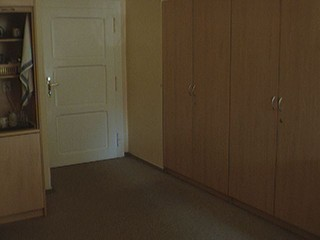
//> input picture Office/1.jpg, 320 x 240 px; its folder holds 4 pictures in this run
$ ./src   (built with g++ and OpenCV 4)
//> lines starting //> are read from the running program, lines starting //| are printed output that depends on the picture
#include <iostream>
#include <fstream>
#include <opencv2/opencv.hpp>
#include <filesystem>
#include <algorithm>
#include <numeric>

/// A function to compare two numerical filenames so we can sort them
bool CompareFilepaths(std::filesystem::path a, std::filesystem::path b){
    return std::stoi(a.filename().string()) < std::stoi(b.filename().string());
}


/// Reads images in `folder` and returns them in a vector
std::vector<cv::Mat> ReadImages(std::string folder){
    // Read images from the folder
    std::vector<cv::Mat> images;
    std::vector<std::filesystem::path> entries;

    // Sort the files by numerical order.
    for(const auto &entry : std::filesystem::directory_iterator(folder)){
        entries.push_back(entry.path());
        sort(entries.begin(), entries.end(), CompareFilepaths);
    }

    // Read in an order
    for(const auto &entry : entries){
        cv::Mat image = cv::imread(entry.string());
        cv::cvtColor(image, image, cv::COLOR_BGR2GRAY);
        images.push_back(image);
    }
    return images;
}

// Writes the output to a video file
void VideoFileWriter(std::vector<cv::Mat>& input, std::vector<cv::Mat>& output)
{

    std::string filename =  "output.avi";
    cv::VideoWriter writer(filename, cv::VideoWriter::fourcc('M', 'J', 'P', 'G'), 25.0, cv::Size(2*output[0].cols,output[0].rows), false);
    // check if writer object was initialized successfully.
    if (!writer.isOpened()) {
        std::cerr << "Could not open the output video file for write\n";
    }
    std::cout << "Writing videofile: " << filename << std::endl
        << "Press any key to terminate" << std::endl;
    cv::Mat frame;
    for (int i = 0; i < output.size(); i++)
    {
        // Horizontal concatenation
        cv::hconcat(input[i], output[i], output[i]);
        cv::imshow("Output", output[i]);
        writer.write(output[i]);
        // Show live and wait for a key with timeout long enough to show images
        if (cv::waitKey(25) >= 0)
            break;
    }
}


/// Returns a set of masks that indicate thresholded temporal gradients
std::vector<cv::Mat> TemporalGradientSimple(std::vector<cv::Mat> images){
    // Convert to find temporal gradient mask
    std::vector<cv::Mat> temporal_gradient_mask;
    for (int i = 0; i < images.size() - 1; i++){
        cv::Mat temp_grad;
        cv::absdiff(images[i], images[i+1], temp_grad);
        temporal_gradient_mask.push_back(temp_grad);
    }
    return temporal_gradient_mask;
}

/// Returns a set of masks that indicate thresholded temporal gradients using a 1x3 filter
// [44 lines left out: functions TemporalGradientFilter, TemporalGradientDoG, not called in this run]

void Threshold(std::vector<cv::Mat> images, uint8_t thresh){
    for(auto& v : images){
        // Thresholding
        cv::threshold(v, v, thresh, 255, cv::THRESH_BINARY);
    }
}

// Smoothing filters for images based on the selected filter.
void SmoothingFilters(std::vector<cv::Mat>& images, float ssigma, int filter)
{

    if(filter == 1)
    {
        // Apply box filter:
        for (int i = 0; i < images.size(); i++){
            cv::blur(images[i], images[i], cv::Size(3,3));
        }
    }
    else if(filter == 2)
    {
        // Apply Gaussian filter:
        for (int i = 0; i < images.size(); i++){
            cv::GaussianBlur(images[i], images[i], cv::Size(0,0), ssigma);
        }
    }
}

void evaluateImages(std::vector<cv::Mat>& images, std::vector<double>&  means, std::vector<double>& stdevs)
{
    std::cout << "Evaluating noise in images..." << std::endl;
    cv::Scalar mean, std;
    for(const auto image : images)
    {
        cv::meanStdDev(image, mean, std);
        means.push_back(mean[0]);
        stdevs.push_back(std[0]);
    }
}

/// main
int main(int argc, char** argv)
{
    int dataset;
    int filtering;
    float tsigma;
    float ssigma;
    bool videoWriter;
    bool imageSeq;
    bool applySmoothing;
    int smoothing;

    std::vector<cv::Mat> images;
    // Take in user input for dataset and filtering
    std::cout << "Enter dataset option (1:Office/2:RedChair): ";
    std::cin >> dataset;
//> the answer given: 1
    std::cout << "Enter filtering option (1:Simple/2:GradientFilter/3:GradientDoG): ";
    std::cin >> filtering;
//> the answer given: 1
    std::cout << "Write to video file? (0/1): ";
    std::cin >> videoWriter;
//> the answer given: 1
    if(!videoWriter){
        std::cout << "Write to image sequence? (0/1): ";
        std::cin >> imageSeq;
    }
    std::cout << "Apply smoothing? (0/1): ";
    std::cin >> applySmoothing;
//> the answer given: 1
    if (applySmoothing)
    {
        std::cout << "Enter smoothing option (1:Box/2:Gaussian): ";
        std::cin >> smoothing;
//> the answer given: 1
        if (smoothing == 2)
        {
            std::cout << "Enter ssigma value: ";
            std::cin >> ssigma;
        }
    }

    // Read in images
    std::cout << "\n Reading images..." << std::endl;
    if (dataset == 1)
    {
        images = ReadImages("Office");
//> in ReadImages, image is the input picture: 240 rows x 320 cols, CV_8UC3; mean B, G, R 42.4, 61.8, 76
//> in ReadImages, `cv::cvtColor(image, image, cv::COLOR_BGR2GRAY);`:
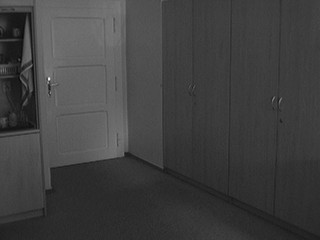
//> image: 240 rows x 320 cols, CV_8UC1; min 7, max 239, mean 63.8
//> pass 2 of the loop in ReadImages, `for(const auto &entry : entries)`:
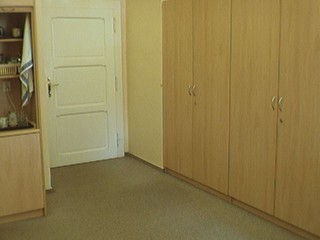
//> input picture Office/1017.jpg, 320 x 240 px
//> in ReadImages, image is the input picture: 240 rows x 320 cols, CV_8UC3; mean B, G, R 77.4, 126.1, 142.3
//> in ReadImages, `cv::cvtColor(image, image, cv::COLOR_BGR2GRAY);`:
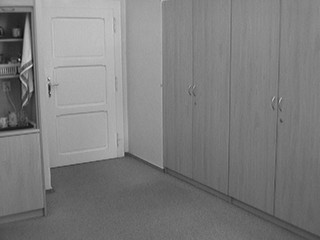
//> image: 240 rows x 320 cols, CV_8UC1; min 12, max 216, mean 125.4
//> pass 3 of the loop in ReadImages, `for(const auto &entry : entries)`:
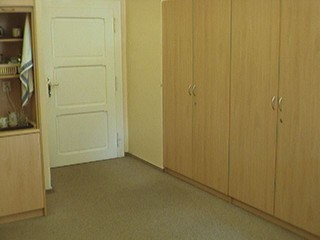
//> input picture Office/1027.jpg, 320 x 240 px
//> in ReadImages, image is the input picture: 240 rows x 320 cols, CV_8UC3; mean B, G, R 77.4, 126.4, 142.5
//> in ReadImages, `cv::cvtColor(image, image, cv::COLOR_BGR2GRAY);`:
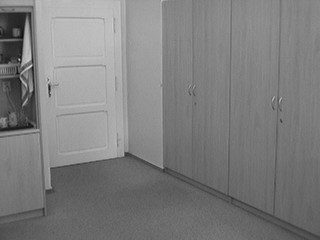
//> image: 240 rows x 320 cols, CV_8UC1; min 10, max 215, mean 125.6
//> the loop made 4 passes; the first 3 are shown
    }
    else if (dataset == 2)
    {
        images = ReadImages("RedChair");
    }
    else
    {
        std::cerr << "Invalid dataset input!!" << std::endl;
        return -1;
    }
    std::cout << "\n Done reading images! \n" << std::endl;

    // Apply smoothing
    if (applySmoothing)
    {
        SmoothingFilters(images, ssigma, smoothing);
    }

    std::vector<cv::Mat> output;

    // Call the function based on the filtering
    if (filtering == 1)
    {

        output = TemporalGradientSimple(images);
    }
    else if (filtering == 2)
    {
        output = TemporalGradientFilter(images);
    }
    else if (filtering == 3)
    {
        std::cout << "Enter tsigma value: ";
        std::cin >> tsigma;
        output = TemporalGradientDoG(images, tsigma);
    }
    else
    {
        std::cerr << "Invalid filtering input!!" << std::endl;
        return -1;
    }


    // if we evaluate the images record noise
    std::vector<double> means;
    std::vector<double> stdevs;
    evaluateImages(output, means, stdevs);
    std::ofstream datafile("noise.txt");
    for(size_t i = 0; i < means.size(); i++)
    {
        datafile << i << " " << means[i] << " " << stdevs[i] << std::endl;
    }

    // threshold images
    double average_std  = std::accumulate(stdevs.begin(), stdevs.end(), 0) / stdevs.size();
    double average_mean = std::accumulate(means.begin(), means.end(), 0) / means.size();
    printf("std: %.2f, mean: %.2f\n", average_std, average_mean);
    Threshold(output, 5*average_std + average_mean);

    // create folder for images if desired
    if(imageSeq){
        std::filesystem::remove_all("output");
        std::filesystem::create_directory("output");
    }

    // if videoWriter is true, write the output to a video file
    if (videoWriter)
    {
        VideoFileWriter(images, output);
//> the loop in VideoFileWriter, `for (int i = 0; i < output.size(); i++)` made 3 passes
//> pass 1, in VideoFileWriter, `cv::imshow("Output", output[i]);`:
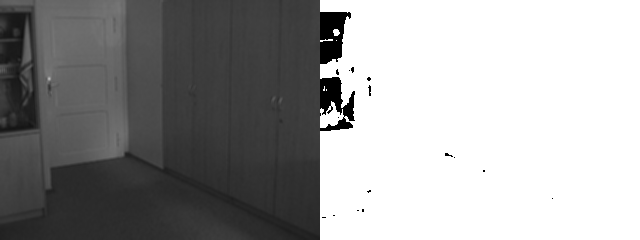
//> window 'Output': 240 rows x 640 cols, CV_8UC1; min 0, max 255, mean 155.6
//> pass 2, in VideoFileWriter, `cv::imshow("Output", output[i]);`:
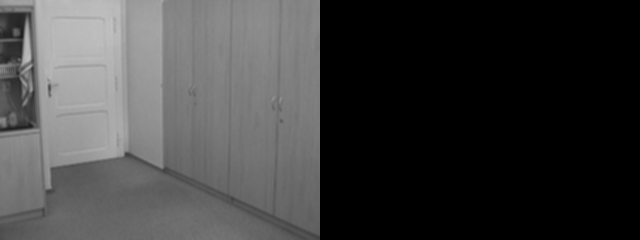
//> window 'Output': 240 rows x 640 cols, CV_8UC1; min 0, max 194, mean 62.7
    }
    else
    {
        // Only Show the output
        char buff[32];
        for (int i = 0; i < output.size(); i++)
        {
            cv::hconcat(images[i], output[i], output[i]);
            cv::imshow("Output", output[i]);
            // Show live and wait for a key with timeout long enough to show images
            if (cv::waitKey(30) >= 0)
                break;

            // if imageSeq is true, write the output to an image sequence
            if(imageSeq){
                sprintf(buff, "output/%d.jpg", i);
                cv::imwrite(buff, output[i]);
            }
        }
    }

    // Plotting the data using gnuplot. **NOTE: Gotta install gnuplot first using sudo apt-get install gnuplot**
    FILE* gp = popen("gnuplot -persistent", "w");
    fprintf(gp, "plot 'noise.txt' using 1:3 with lines title 'Stddev', 'noise.txt' using 1:2 with lines title 'mean'\n");
    fflush(gp);
    pclose(gp);
    return 0;
}
